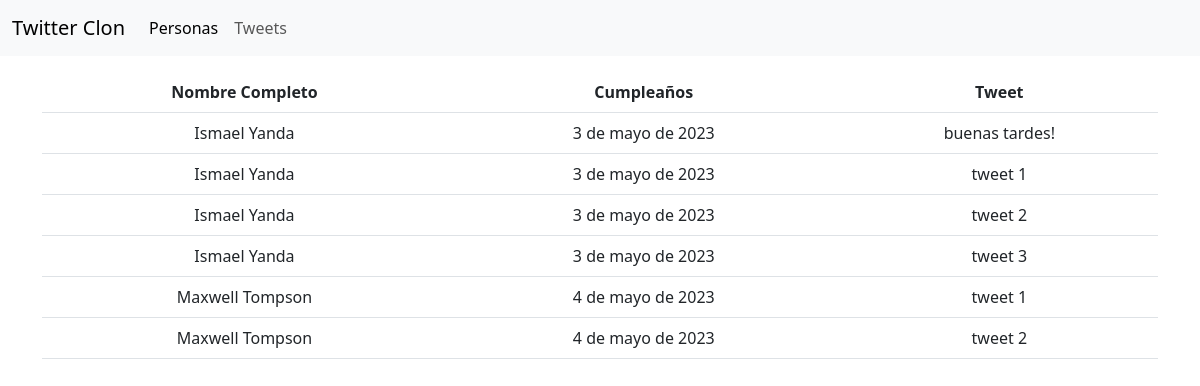
Page /tweet/all on the committed database.
### app/models.py (models this page shows, shortened)
class Tweet(models.Model):
    author = models.ForeignKey(Person, on_delete=models.CASCADE)
    message = models.CharField(max_length=280)
    created_at = models.DateTimeField(auto_now_add=True)
    modified_at = models.DateTimeField(auto_now=True)

class Person(models.Model):
    firstname = models.CharField(max_length=50)
    lastname = models.CharField(max_length=50)
    birth = models.DateField()
    height = models.DecimalField(max_digits=4, decimal_places=2, null=True, blank=True)
    is_active = models.BooleanField(default=True)
    weight = models.DecimalField(max_digits=6, decimal_places=3, null=True, blank=True)
    def fullname(self):
        return f'{self.firstname} {self.lastname}'

### app/views.py (the view)
# urls.py: path('tweet/all', views.tweets_view, name="tweet-all"),
def tweets_view(request):
    tweets = Tweet.objects.all()
    return render(request, 'tweets.html', context={'tweets': tweets})

### app/templates/tweets.html
{% extends 'base.html' %}
{% block 'content' %}
    {% if tweets %}
        {% include 'tweets_table.html' %}
    {% else %}
        <p>No hay tweets creados...</p>
    {% endif %}
{% endblock %}

### app/templates/tweets_table.html
<table class="table text-center">
  <thead>
    <tr>
      <th scope="col">Nombre Completo</th>
      <th scope="col">Cumpleaños</th>
      <th scope="col">Tweet</th>
    </tr>
  </thead>
  <tbody>
    {% for t in tweets %}
      <tr>
        <td>{{ t.author.fullname }}</td>
        <td>{{ t.author.birth }}</td>
        <td>{{ t.message }}</td>
      </tr>
    {% endfor %}
  </tbody>
</table>

### rows in the picture
Tweet: author.fullname "Ismael Yanda", author.birth "3 de mayo de 2023", message "buenas tardes!"
Tweet: author.fullname "Ismael Yanda", author.birth "3 de mayo de 2023", message "tweet 1"
Tweet: author.fullname "Ismael Yanda", author.birth "3 de mayo de 2023", message "tweet 2"
Tweet: author.fullname "Ismael Yanda", author.birth "3 de mayo de 2023", message "tweet 3"
Tweet: author.fullname "Maxwell Tompson", author.birth "4 de mayo de 2023", message "tweet 1"
Tweet: author.fullname "Maxwell Tompson", author.birth "4 de mayo de 2023", message "tweet 2"
